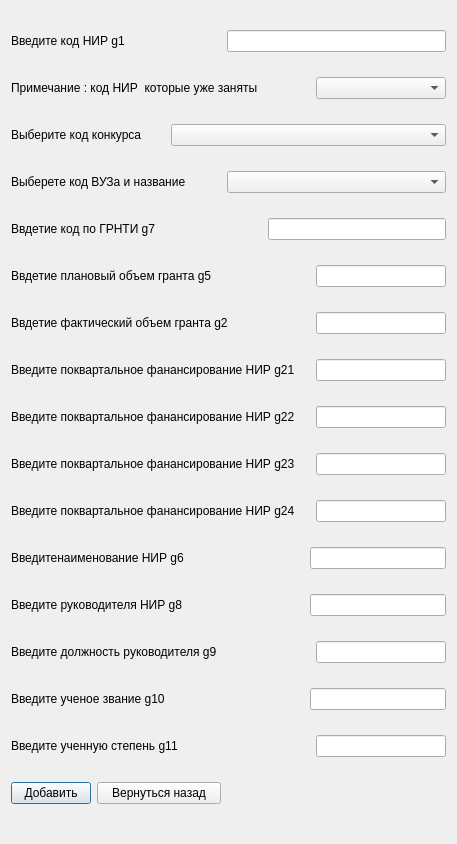
<?xml version="1.0" encoding="UTF-8"?>
<ui version="4.0">
 <class>add_row</class>
 <widget class="QDialog" name="add_row">
  <property name="geometry">
   <rect>
    <x>0</x>
    <y>0</y>
    <width>457</width>
    <height>844</height>
   </rect>
  </property>
  <property name="windowTitle">
   <string>Добавление строки</string>
  </property>
  <layout class="QGridLayout" name="gridLayout">
   <item row="0" column="0" colspan="2">
    <widget class="QLabel" name="label">
     <property name="text">
      <string>Введите код НИР g1</string>
     </property>
    </widget>
   </item>
   <item row="0" column="3" colspan="4">
    <widget class="QLineEdit" name="lineEdit_g1"/>
   </item>
   <item row="1" column="0" colspan="5">
    <widget class="QLabel" name="label_17">
     <property name="text">
      <string>Примечание : код НИР  которые уже заняты</string>
     </property>
    </widget>
   </item>
   <item row="1" column="6">
    <widget class="QComboBox" name="comboBox_cod_nir"/>
   </item>
   <item row="2" column="0" colspan="2">
    <widget class="QLabel" name="label_2">
     <property name="text">
      <string>Выберите код конкурса </string>
     </property>
    </widget>
   </item>
   <item row="2" column="2" colspan="5">
    <widget class="QComboBox" name="comboBox_cod_kon"/>
   </item>
   <item row="3" column="0" colspan="3">
    <widget class="QLabel" name="label_3">
     <property name="text">
      <string>Выберете код ВУЗа и название</string>
     </property>
    </widget>
   </item>
   <item row="3" column="3" colspan="4">
    <widget class="QComboBox" name="comboBox_cod_vuz"/>
   </item>
   <item row="4" column="0" colspan="2">
    <widget class="QLabel" name="label_5">
     <property name="text">
      <string>Ввдетие код по ГРНТИ g7</string>
     </property>
    </widget>
   </item>
   <item row="4" column="4" colspan="3">
    <widget class="QLineEdit" name="lineEdit_g7"/>
   </item>
   <item row="5" column="0" colspan="3">
    <widget class="QLabel" name="label_6">
     <property name="text">
      <string>Ввдетие плановый объем гранта g5</string>
     </property>
    </widget>
   </item>
   <item row="5" column="6">
    <widget class="QLineEdit" name="lineEdit_g5"/>
   </item>
   <item row="6" column="0" colspan="4">
    <widget class="QLabel" name="label_7">
     <property name="text">
      <string>Ввдетие фактический объем гранта g2</string>
     </property>
    </widget>
   </item>
   <item row="6" column="6">
    <widget class="QLineEdit" name="lineEdit_g2"/>
   </item>
   <item row="7" column="0" colspan="6">
    <widget class="QLabel" name="label_8">
     <property name="text">
      <string>Введите поквартальное фанансирование НИР g21</string>
     </property>
    </widget>
   </item>
   <item row="7" column="6">
    <widget class="QLineEdit" name="lineEdit_g21"/>
   </item>
   <item row="8" column="0" colspan="6">
    <widget class="QLabel" name="label_9">
     <property name="text">
      <string>Введите поквартальное фанансирование НИР g22</string>
     </property>
    </widget>
   </item>
   <item row="8" column="6">
    <widget class="QLineEdit" name="lineEdit_g22"/>
   </item>
   <item row="9" column="0" colspan="6">
    <widget class="QLabel" name="label_10">
     <property name="text">
      <string>Введите поквартальное фанансирование НИР g23</string>
     </property>
    </widget>
   </item>
   <item row="9" column="6">
    <widget class="QLineEdit" name="lineEdit_g23"/>
   </item>
   <item row="10" column="0" colspan="6">
    <widget class="QLabel" name="label_11">
     <property name="text">
      <string>Введите поквартальное фанансирование НИР g24</string>
     </property>
    </widget>
   </item>
   <item row="10" column="6">
    <widget class="QLineEdit" name="lineEdit_g24"/>
   </item>
   <item row="11" column="0" colspan="3">
    <widget class="QLabel" name="label_12">
     <property name="text">
      <string>Введитенаименование НИР g6</string>
     </property>
    </widget>
   </item>
   <item row="11" column="5" colspan="2">
    <widget class="QLineEdit" name="lineEdit_g6"/>
   </item>
   <item row="12" column="0" colspan="3">
    <widget class="QLabel" name="label_13">
     <property name="text">
      <string>Введите руководителя НИР g8</string>
     </property>
    </widget>
   </item>
   <item row="12" column="5" colspan="2">
    <widget class="QLineEdit" name="lineEdit_g8"/>
   </item>
   <item row="13" column="0" colspan="4">
    <widget class="QLabel" name="label_14">
     <property name="text">
      <string>Введите должность руководителя g9</string>
     </property>
    </widget>
   </item>
   <item row="13" column="6">
    <widget class="QLineEdit" name="lineEdit_g9"/>
   </item>
   <item row="14" column="0" colspan="2">
    <widget class="QLabel" name="label_15">
     <property name="text">
      <string>Введите ученое звание g10</string>
     </property>
    </widget>
   </item>
   <item row="14" column="5" colspan="2">
    <widget class="QLineEdit" name="lineEdit_g10"/>
   </item>
   <item row="15" column="0" colspan="3">
    <widget class="QLabel" name="label_16">
     <property name="text">
      <string>Введите ученную степень g11</string>
     </property>
    </widget>
   </item>
   <item row="15" column="6">
    <widget class="QLineEdit" name="lineEdit_g11"/>
   </item>
   <item row="16" column="0">
    <widget class="QPushButton" name="pushButton_add_row">
     <property name="text">
      <string>Добавить</string>
     </property>
    </widget>
   </item>
   <item row="16" column="1" colspan="2">
    <widget class="QPushButton" name="pushButton_back">
     <property name="text">
      <string>Вернуться назад</string>
     </property>
    </widget>
   </item>
  </layout>
 </widget>
 <resources/>
 <connections/>
</ui>
